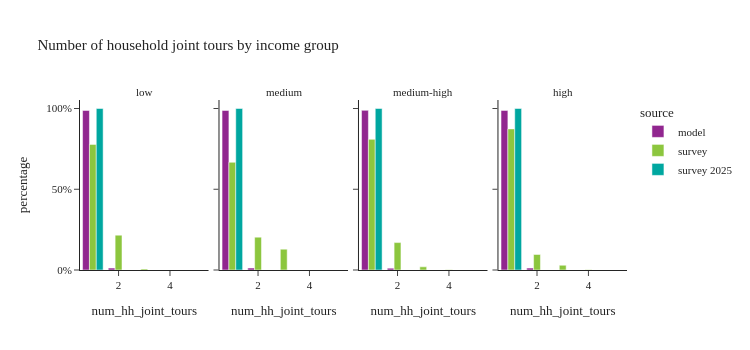

Source (notebook cell):
### Code cell
plot_joint_tour_segment(joint_hh_data, 'income_group', "Number of household joint tours by income group")

### Figure 1 — Plotly figure (JSON) as saved in the notebook; plotly's stock layout.template omitted (floating-point values rounded to 4 significant figures)
{"data": [{"alignmentgroup": "True", "customdata": [[18289], [218]], "hovertemplate": "source=model<br>income_group=low<br>num_hh_joint_tours=%{x}<br>percentage=%{y}<br>sample_size=%{customdata[0]}<extra></extra>", "legendgroup": "model", "marker": {"color": "#91268F", "pattern": {"shape": ""}}, "name": "model", "offsetgroup": "model", "orientation": "v", "showlegend": true, "textposition": "auto", "type": "bar", "x": [1.0, 2.0], "xaxis": "x", "y": [0.9882, 0.01178], "yaxis": "y"}, {"alignmentgroup": "True", "customdata": [[29756], [361]], "hovertemplate": "source=model<br>income_group=medium<br>num_hh_joint_tours=%{x}<br>percentage=%{y}<br>sample_size=%{customdata[0]}<extra></extra>", "legendgroup": "model", "marker": {"color": "#91268F", "pattern": {"shape": ""}}, "name": "model", "offsetgroup": "model", "orientation": "v", "showlegend": false, "textposition": "auto", "type": "bar", "x": [1.0, 2.0], "xaxis": "x2", "y": [0.988, 0.01199], "yaxis": "y2"}, {"alignmentgroup": "True", "customdata": [[34254], [396]], "hovertemplate": "source=model<br>income_group=medium-high<br>num_hh_joint_tours=%{x}<br>percentage=%{y}<br>sample_size=%{customdata[0]}<extra></extra>", "legendgroup": "model", "marker": {"color": "#91268F", "pattern": {"shape": ""}}, "name": "model", "offsetgroup": "model", "orientation": "v", "showlegend": false, "textposition": "auto", "type": "bar", "x": [1.0, 2.0], "xaxis": "x3", "y": [0.9886, 0.01143], "yaxis": "y3"}, {"alignmentgroup": "True", "customdata": [[35425], [418]], "hovertemplate": "source=model<br>income_group=high<br>num_hh_joint_tours=%{x}<br>percentage=%{y}<br>sample_size=%{customdata[0]}<extra></extra>", "legendgroup": "model", "marker": {"color": "#91268F", "pattern": {"shape": ""}}, "name": "model", "offsetgroup": "model", "orientation": "v", "showlegend": false, "textposition": "auto", "type": "bar", "x": [1.0, 2.0], "xaxis": "x4", "y": [0.9883, 0.01166], "yaxis": "y4"}, {"alignmentgroup": "True", "customdata": [[40], [10], [3]], "hovertemplate": "source=survey<br>income_group=low<br>num_hh_joint_tours=%{x}<br>percentage=%{y}<br>sample_size=%{customdata[0]}<extra></extra>", "legendgroup": "survey", "marker": {"color": "#8CC63E", "pattern": {"shape": ""}}, "name": "survey", "offsetgroup": "survey", "orientation": "v", "showlegend": true, "textposition": "auto", "type": "bar", "x": [1.0, 2.0, 3.0], "xaxis": "x", "y": [0.7777, 0.2159, 0.006338], "yaxis": "y"}, {"alignmentgroup": "True", "customdata": [[80], [18], [4], [1]], "hovertemplate": "source=survey<br>income_group=medium<br>num_hh_joint_tours=%{x}<br>percentage=%{y}<br>sample_size=%{customdata[0]}<extra></extra>", "legendgroup": "survey", "marker": {"color": "#8CC63E", "pattern": {"shape": ""}}, "name": "survey", "offsetgroup": "survey", "orientation": "v", "showlegend": false, "textposition": "auto", "type": "bar", "x": [1.0, 2.0, 3.0, 4.0], "xaxis": "x2", "y": [0.6668, 0.2035, 0.1292, 0.0004696], "yaxis": "y2"}, {"alignmentgroup": "True", "customdata": [[140], [32], [12], [1], [1]], "hovertemplate": "source=survey<br>income_group=medium-high<br>num_hh_joint_tours=%{x}<br>percentage=%{y}<br>sample_size=%{customdata[0]}<extra></extra>", "legendgroup": "survey", "marker": {"color": "#8CC63E", "pattern": {"shape": ""}}, "name": "survey", "offsetgroup": "survey", "orientation": "v", "showlegend": false, "textposition": "auto", "type": "bar", "x": [1.0, 2.0, 3.0, 4.0, 5.0], "xaxis": "x3", "y": [0.8088, 0.1698, 0.01962, 0.001354, 0.0004225], "yaxis": "y3"}, {"alignmentgroup": "True", "customdata": [[104], [23], [4], [1]], "hovertemplate": "source=survey<br>income_group=high<br>num_hh_joint_tours=%{x}<br>percentage=%{y}<br>sample_size=%{customdata[0]}<extra></extra>", "legendgroup": "survey", "marker": {"color": "#8CC63E", "pattern": {"shape": ""}}, "name": "survey", "offsetgroup": "survey", "orientation": "v", "showlegend": false, "textposition": "auto", "type": "bar", "x": [1.0, 2.0, 3.0, 4.0], "xaxis": "x4", "y": [0.8737, 0.09608, 0.02933, 0.000902], "yaxis": "y4"}, {"alignmentgroup": "True", "customdata": [[3]], "hovertemplate": "source=survey 2025<br>income_group=low<br>num_hh_joint_tours=%{x}<br>percentage=%{y}<br>sample_size=%{customdata[0]}<extra></extra>", "legendgroup": "survey 2025", "marker": {"color": "#00A7A0", "pattern": {"shape": ""}}, "name": "survey 2025", "offsetgroup": "survey 2025", "orientation": "v", "showlegend": true, "textposition": "auto", "type": "bar", "x": [1.0], "xaxis": "x", "y": [1.0], "yaxis": "y"}, {"alignmentgroup": "True", "customdata": [[3]], "hovertemplate": "source=survey 2025<br>income_group=medium<br>num_hh_joint_tours=%{x}<br>percentage=%{y}<br>sample_size=%{customdata[0]}<extra></extra>", "legendgroup": "survey 2025", "marker": {"color": "#00A7A0", "pattern": {"shape": ""}}, "name": "survey 2025", "offsetgroup": "survey 2025", "orientation": "v", "showlegend": false, "textposition": "auto", "type": "bar", "x": [1.0], "xaxis": "x2", "y": [1.0], "yaxis": "y2"}, {"alignmentgroup": "True", "customdata": [[8]], "hovertemplate": "source=survey 2025<br>income_group=medium-high<br>num_hh_joint_tours=%{x}<br>percentage=%{y}<br>sample_size=%{customdata[0]}<extra></extra>", "legendgroup": "survey 2025", "marker": {"color": "#00A7A0", "pattern": {"shape": ""}}, "name": "survey 2025", "offsetgroup": "survey 2025", "orientation": "v", "showlegend": false, "textposition": "auto", "type": "bar", "x": [1.0], "xaxis": "x3", "y": [1.0], "yaxis": "y3"}, {"alignmentgroup": "True", "customdata": [[7]], "hovertemplate": "source=survey 2025<br>income_group=high<br>num_hh_joint_tours=%{x}<br>percentage=%{y}<br>sample_size=%{customdata[0]}<extra></extra>", "legendgroup": "survey 2025", "marker": {"color": "#00A7A0", "pattern": {"shape": ""}}, "name": "survey 2025", "offsetgroup": "survey 2025", "orientation": "v", "showlegend": false, "textposition": "auto", "type": "bar", "x": [1.0], "xaxis": "x4", "y": [1.0], "yaxis": "y4"}], "layout": {"annotations": [{"font": {}, "showarrow": false, "text": "low", "x": 0.1175, "xanchor": "center", "xref": "paper", "y": 1.0, "yanchor": "bottom", "yref": "paper"}, {"font": {}, "showarrow": false, "text": "medium", "x": 0.3725, "xanchor": "center", "xref": "paper", "y": 1.0, "yanchor": "bottom", "yref": "paper"}, {"font": {}, "showarrow": false, "text": "medium-high", "x": 0.6275, "xanchor": "center", "xref": "paper", "y": 1.0, "yanchor": "bottom", "yref": "paper"}, {"font": {}, "showarrow": false, "text": "high", "x": 0.8825, "xanchor": "center", "xref": "paper", "y": 1.0, "yanchor": "bottom", "yref": "paper"}], "barmode": "group", "height": 350, "legend": {"title": {"text": "source"}, "tracegroupgap": 0}, "title": {"text": "Number of household joint tours by income group"}, "width": 750, "xaxis": {"anchor": "y", "domain": [0.0, 0.235], "title": {"text": "num_hh_joint_tours"}}, "xaxis2": {"anchor": "y2", "domain": [0.255, 0.49], "matches": "x", "title": {"text": "num_hh_joint_tours"}}, "xaxis3": {"anchor": "y3", "domain": [0.51, 0.745], "matches": "x", "title": {"text": "num_hh_joint_tours"}}, "xaxis4": {"anchor": "y4", "domain": [0.765, 1.0], "matches": "x", "title": {"text": "num_hh_joint_tours"}}, "yaxis": {"anchor": "x", "domain": [0.0, 1.0], "tickformat": ".0%", "title": {"text": "percentage"}}, "yaxis2": {"anchor": "x2", "domain": [0.0, 1.0], "matches": "y", "showticklabels": false, "tickformat": ".0%"}, "yaxis3": {"anchor": "x3", "domain": [0.0, 1.0], "matches": "y", "showticklabels": false}, "yaxis4": {"anchor": "x4", "domain": [0.0, 1.0], "matches": "y", "showticklabels": false}}}
